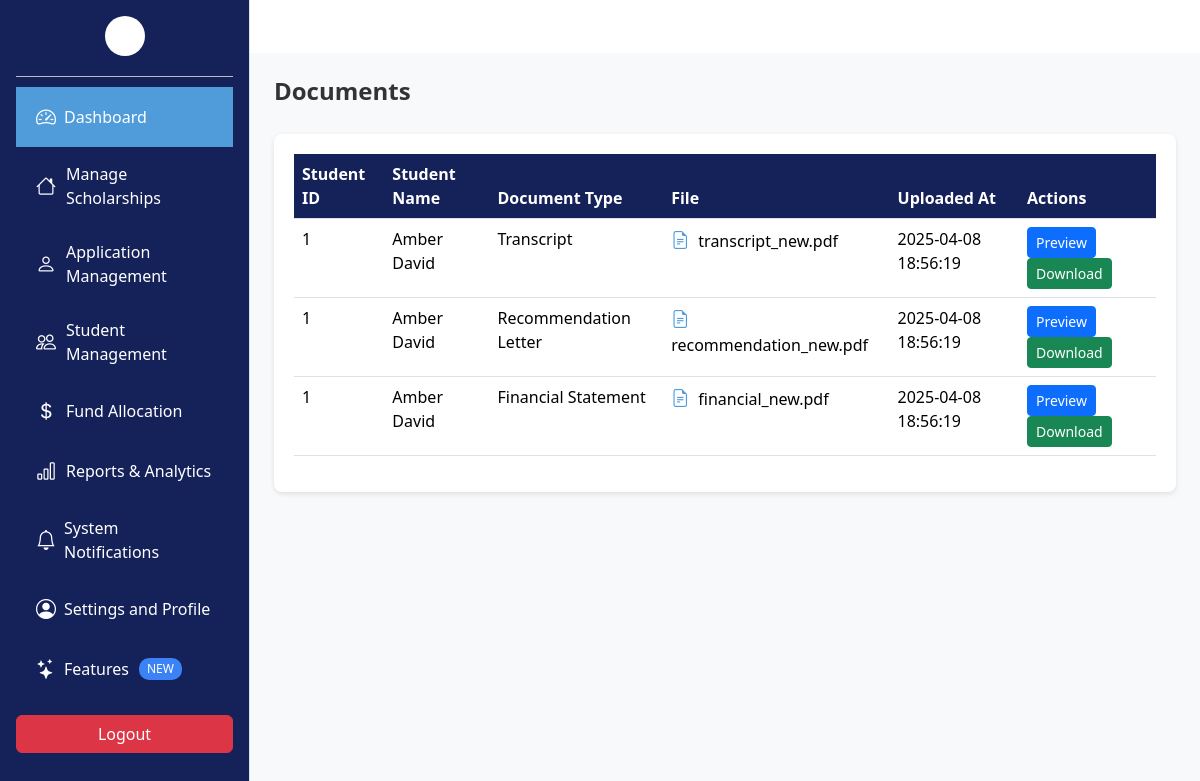
The app's page /Admin/document.php with its own data.
### tables this page shows
CREATE TABLE Document (
    document_id INT PRIMARY KEY AUTO_INCREMENT,
    application_id INT NOT NULL,
    url VARCHAR(255) NOT NULL,
    type ENUM('Transcript', 'Recommendation Letter', 'Financial Statement', 'Other') NOT NULL,
    created_at TIMESTAMP DEFAULT CURRENT_TIMESTAMP,
    updated_at TIMESTAMP DEFAULT CURRENT_TIMESTAMP ON UPDATE CURRENT_TIMESTAMP,
    FOREIGN KEY (application_id) REFERENCES Applications(application_id) ON DELETE CASCADE
);

CREATE TABLE Students (
    student_id INT PRIMARY KEY AUTO_INCREMENT,
    user_id INT NOT NULL,
    first_name VARCHAR(100) NOT NULL,
    last_name VARCHAR(100) NOT NULL,
    email VARCHAR(150) NOT NULL UNIQUE,
    phone VARCHAR(15),
    date_of_birth DATE,
    enrollment_date DATE NOT NULL,
    program VARCHAR(50) NOT NULL,
    gpa DECIMAL(3,2),
    status ENUM('Active', 'Graduated', 'Suspended', 'Withdrawn', 'Scholarship Awarded', 'Scholarship Revoked') DEFAULT 'Active',
    FOREIGN KEY (user_id) REFERENCES Users(user_id) ON DELETE CASCADE
);

### Admin/document.php (the view, shortened to what this page needs)
<?php
include "../Database/db.php";
$sql = "SELECT d.document_id, d.application_id, d.url, d.type, d.created_at, d.updated_at,
               s.student_id, s.first_name, s.last_name
        FROM Document d
        JOIN Applications a ON d.application_id = a.application_id
        JOIN Students s ON a.student_id = s.student_id
        ORDER BY d.created_at DESC";
$result = $conn->query($sql);
?>
<!DOCTYPE html>
<html lang="en">
<head>
  <link href="https://cdn.jsdelivr.net/npm/bootstrap@5.3.3/dist/css/bootstrap.min.css" rel="stylesheet"/>
  <link href="https://cdn.jsdelivr.net/npm/bootstrap-icons@1.10.5/font/bootstrap-icons.css" rel="stylesheet"/>
</head>
<body>
<?php include 'sidebar.php'; ?>
<div class="main-content p-4">
  <div class="page-header">
    <h1>Documents</h1>
  </div>
  <div class="documents-table">
    <table class="table table-hover">
      <thead>
        <tr>
          <th>Student ID</th>
          <th>Student Name</th>
          <th>Document Type</th>
          <th>File</th>
          <th>Uploaded At</th>
          <th>Actions</th>
        </tr>
      </thead>
      <tbody>
        <?php if ($result && $result->num_rows > 0): ?>
          <?php while ($row = $result->fetch_assoc()): ?>
            <tr>
              <td><?= htmlspecialchars($row['student_id']) ?></td>
              <td><?= htmlspecialchars($row['first_name'] . ' ' . $row['last_name']) ?></td>
              <td><?= htmlspecialchars($row['type']) ?></td>
              <td>
                <i class="bi bi-file-earmark-text file-icon"></i>
                <?= htmlspecialchars(basename($row['url'])) ?>
              </td>
              <td><?= htmlspecialchars($row['created_at']) ?></td>
              <td>
                <button class="btn btn-sm btn-primary" data-bs-toggle="modal" data-bs-target="#previewModal"
                        onclick="previewDocument('<?= $row['url'] ?>')">Preview</button>
                <a href="<?= $row['url'] ?>" class="btn btn-sm btn-success" download>Download</a>
              </td>
            </tr>
          <?php endwhile; ?>
        <?php else: ?>
          <tr><td colspan="6" class="text-center">No documents uploaded yet.</td></tr>
        <?php endif; ?>
      </tbody>
    </table>
  </div>
</div>
</body>
</html>

### Admin/document.php (style rules this page uses)
.main-content { background:#f8f9fa; min-height:100vh; }
.page-header { display:flex; justify-content:space-between; align-items:center; margin-bottom:20px; }
.page-header h1 { font-size:24px; font-weight:600; color:#333; }
.documents-table { background:#fff; border-radius:8px; padding:20px; box-shadow:0 2px 5px rgba(0,0,0,0.1); }
.documents-table .table th { background:#152259; color:#fff; }
.file-icon { font-size:18px; margin-right:5px; color:#509CDB; }

### Admin/sidebar.php (style rules this page uses)
.main-content { margin-left: 250px; padding: 20px; }

### records on screen
document: students.student_id "1", students.first_name+last_name "Amber David", type "Transcript", url "transcript_new.pdf", created_at "2025-04-08 18:56:19"
document: students.student_id "1", students.first_name+last_name "Amber David", type "Recommendation Letter", url "recommendation_new.pdf", created_at "2025-04-08 18:56:19"
document: students.student_id "1", students.first_name+last_name "Amber David", type "Financial Statement", url "financial_new.pdf", created_at "2025-04-08 18:56:19"
